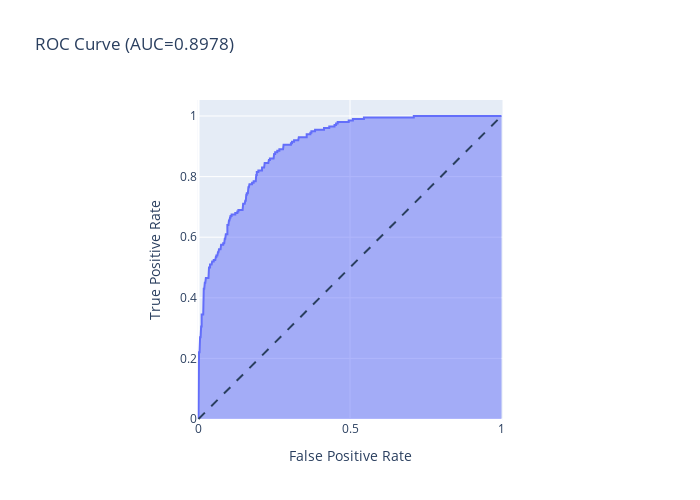
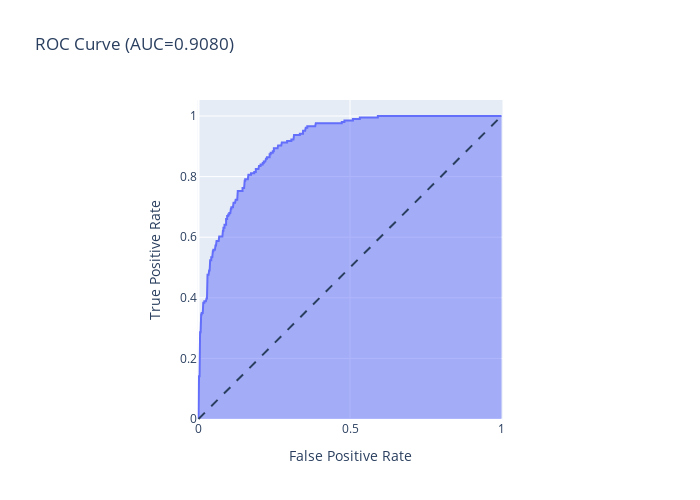
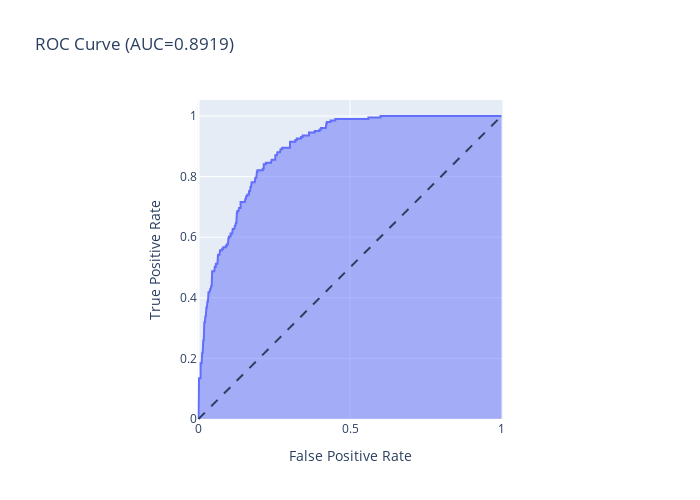
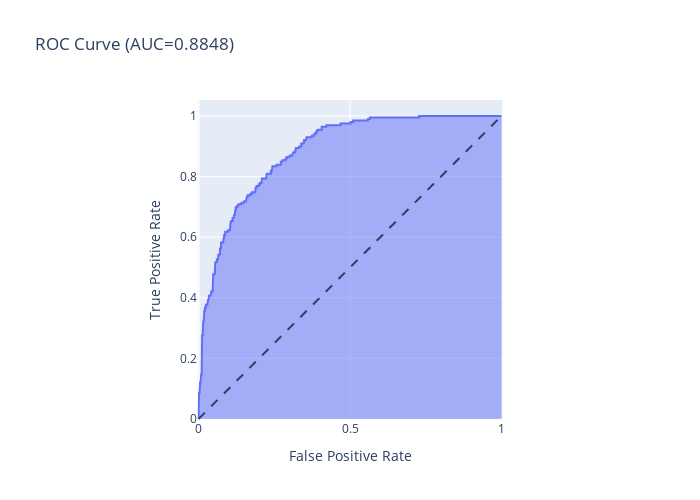

The notebook cell these images were saved under, in order:
### Code cell
from sklearn.model_selection import KFold
from sklearn.metrics import roc_curve, auc
from sklearn.preprocessing import LabelEncoder
from sklearn import metrics
import statistics
import xgboost as xgb

# Split data into predictors X and output Y
features = ['gender','age','senior_citizen','married','num_dependents',
'zip_code','tenure_months','num_referrals',
'contract_type_Month-to-Month','contract_type_One Year','contract_type_Two Year',
#'has_internet_service','has_unlimited_data','has_phone_service','has_multiple_lines','has_premium_tech_support',
#'has_online_security','has_online_backup','has_device_protection',
#'paperless_billing',
#'avg_long_distance_fee_monthly','total_long_distance_fee','avg_gb_download_monthly',
#'stream_tv','stream_movie','stream_music',
'total_monthly_fee','total_charges_quarter']
#'latitutde','longitude','population','total_refunds',
## below are categorical values removed for now
#'internet_type','contract_type','payment_method']
X = combined_df[features] 
#print(X)
y = combined_df['churn_label']

# Split the data into ten set
kf = KFold(n_splits=9)

# List of accuracy for each fold
k_fold_accuracy = []

# Iterate through each fold and calculate the RMSE for each fold
for train_index, test_index in kf.split(X):
    
    # Extract the training and test data
    X_train, X_test = X.iloc[train_index], X.iloc[test_index]
    y_train, y_test = y.iloc[train_index], y.iloc[test_index]
     ############
   
    # Instantiate the model object
    xbg_model = xgb.XGBClassifier(random_state=0,           
                                    learning_rate =0.1,
                                    n_estimators=88,
                                    max_depth=18,
                                    min_child_weight=6,
                                    gamma=0,
                                    subsample=0.8,
                                    colsample_bytree=0.8,
                                    objective= 'binary:logistic',
                                    nthread=4,
                                    scale_pos_weight=1,
                                    seed=27,
                                    enable_categorical=True)

    #le = LabelEncoder()
    #y_train = le.fit_transform(y_train)

    # Fit the model with the training data
    xbg_model.fit(X_train, y_train)

    # predict the target on the test dataset
    y_predict = xbg_model.predict(X_test)

    #predict probabilities and 
    y_pred_proba = xbg_model.predict_proba(X_test)[:,1]
    ## print('\nPrediction on test data', y_predict) 

    auc_score = metrics.roc_auc_score(y_test, y_pred_proba)
    print('AUC:', auc_score)

    ## best would be to combine all AUC charts in one and show mean value. try next time when you have time! 
    ## https://scikit-learn.org/stable/auto_examples/model_selection/plot_roc_crossval.html
    #############################
    ## AUC curve
    #############################
    # Calculate the (1) false positive rate, (2) true positive rate, and (3) thresholds
    # passing pos_label as the eror stated without having this parameter: 
    # y_true takes value in {'0', '1'} and pos_label is not specified: either make y_true take value in {0, 1} or {-1, 1} or pass pos_label explicitly.
    y_pred_probabilities_formatted = list(y_pred_proba) # converting to list
    fpr, tpr, thresholds = roc_curve(y_test, y_pred_proba, pos_label=1)

    # Plotting the chart
    fig = px.area(
        x=fpr, y=tpr,
        title=f'ROC Curve (AUC={auc(fpr, tpr):.4f})',
        labels=dict(x='False Positive Rate', y='True Positive Rate'),
        width=700, height=500
    )

    # This part is just for formatting & adding the dash-line 
    fig.add_shape(
        type='line', line=dict(dash='dash'),
        x0=0, x1=1, y0=0, y1=1
    )
    fig.update_yaxes(scaleanchor="x", scaleratio=1)
    fig.update_xaxes(constrain='domain')


    fig.show()

    # Accuracy Score on test dataset
    #Calculate Accuracy for the fold and append it
    accuracy = metrics.accuracy_score(y_test, y_predict)
    k_fold_accuracy.append(accuracy)
    ############
    
print('The accuracy for each fold is:', k_fold_accuracy)
print('The average accuracy for XGB is:', statistics.mean(k_fold_accuracy))

### Figure 1 — Plotly figure (JSON) as saved in the notebook; plotly's stock layout.template omitted (floating-point values rounded to 4 significant figures; data arrays with more than 128 entries replaced by an {"elided": "..."} marker saying what was removed)
{"data": [{"fillpattern": {"shape": ""}, "hovertemplate": "False Positive Rate=%{x}<br>True Positive Rate=%{y}<extra></extra>", "legendgroup": "", "line": {"color": "#636efa"}, "marker": {"symbol": "circle"}, "mode": "lines", "name": "", "orientation": "v", "showlegend": false, "stackgroup": "1", "type": "scatter", "x": {"elided": "184 float values"}, "xaxis": "x", "y": {"elided": "184 float values"}, "yaxis": "y"}], "layout": {"height": 500, "legend": {"tracegroupgap": 0}, "shapes": [{"line": {"dash": "dash"}, "type": "line", "x0": 0, "x1": 1, "y0": 0, "y1": 1}], "title": {"text": "ROC Curve (AUC=0.8978)"}, "width": 700, "xaxis": {"anchor": "y", "constrain": "domain", "domain": [0, 1], "title": {"text": "False Positive Rate"}}, "yaxis": {"anchor": "x", "domain": [0, 1], "scaleanchor": "x", "scaleratio": 1, "title": {"text": "True Positive Rate"}}}}

### Figure 2 — Plotly figure (JSON) as saved in the notebook; plotly's stock layout.template omitted (floating-point values rounded to 4 significant figures; data arrays with more than 128 entries replaced by an {"elided": "..."} marker saying what was removed)
{"data": [{"fillpattern": {"shape": ""}, "hovertemplate": "False Positive Rate=%{x}<br>True Positive Rate=%{y}<extra></extra>", "legendgroup": "", "line": {"color": "#636efa"}, "marker": {"symbol": "circle"}, "mode": "lines", "name": "", "orientation": "v", "showlegend": false, "stackgroup": "1", "type": "scatter", "x": {"elided": "174 float values"}, "xaxis": "x", "y": {"elided": "174 float values"}, "yaxis": "y"}], "layout": {"height": 500, "legend": {"tracegroupgap": 0}, "shapes": [{"line": {"dash": "dash"}, "type": "line", "x0": 0, "x1": 1, "y0": 0, "y1": 1}], "title": {"text": "ROC Curve (AUC=0.9080)"}, "width": 700, "xaxis": {"anchor": "y", "constrain": "domain", "domain": [0, 1], "title": {"text": "False Positive Rate"}}, "yaxis": {"anchor": "x", "domain": [0, 1], "scaleanchor": "x", "scaleratio": 1, "title": {"text": "True Positive Rate"}}}}

### Figure 3 — Plotly figure (JSON) as saved in the notebook; plotly's stock layout.template omitted (floating-point values rounded to 4 significant figures; data arrays with more than 128 entries replaced by an {"elided": "..."} marker saying what was removed)
{"data": [{"fillpattern": {"shape": ""}, "hovertemplate": "False Positive Rate=%{x}<br>True Positive Rate=%{y}<extra></extra>", "legendgroup": "", "line": {"color": "#636efa"}, "marker": {"symbol": "circle"}, "mode": "lines", "name": "", "orientation": "v", "showlegend": false, "stackgroup": "1", "type": "scatter", "x": {"elided": "186 float values"}, "xaxis": "x", "y": {"elided": "186 float values"}, "yaxis": "y"}], "layout": {"height": 500, "legend": {"tracegroupgap": 0}, "shapes": [{"line": {"dash": "dash"}, "type": "line", "x0": 0, "x1": 1, "y0": 0, "y1": 1}], "title": {"text": "ROC Curve (AUC=0.8919)"}, "width": 700, "xaxis": {"anchor": "y", "constrain": "domain", "domain": [0, 1], "title": {"text": "False Positive Rate"}}, "yaxis": {"anchor": "x", "domain": [0, 1], "scaleanchor": "x", "scaleratio": 1, "title": {"text": "True Positive Rate"}}}}

### Figure 4 — Plotly figure (JSON) as saved in the notebook; plotly's stock layout.template omitted (floating-point values rounded to 4 significant figures; data arrays with more than 128 entries replaced by an {"elided": "..."} marker saying what was removed)
{"data": [{"fillpattern": {"shape": ""}, "hovertemplate": "False Positive Rate=%{x}<br>True Positive Rate=%{y}<extra></extra>", "legendgroup": "", "line": {"color": "#636efa"}, "marker": {"symbol": "circle"}, "mode": "lines", "name": "", "orientation": "v", "showlegend": false, "stackgroup": "1", "type": "scatter", "x": {"elided": "190 float values"}, "xaxis": "x", "y": {"elided": "190 float values"}, "yaxis": "y"}], "layout": {"height": 500, "legend": {"tracegroupgap": 0}, "shapes": [{"line": {"dash": "dash"}, "type": "line", "x0": 0, "x1": 1, "y0": 0, "y1": 1}], "title": {"text": "ROC Curve (AUC=0.8848)"}, "width": 700, "xaxis": {"anchor": "y", "constrain": "domain", "domain": [0, 1], "title": {"text": "False Positive Rate"}}, "yaxis": {"anchor": "x", "domain": [0, 1], "scaleanchor": "x", "scaleratio": 1, "title": {"text": "True Positive Rate"}}}}
